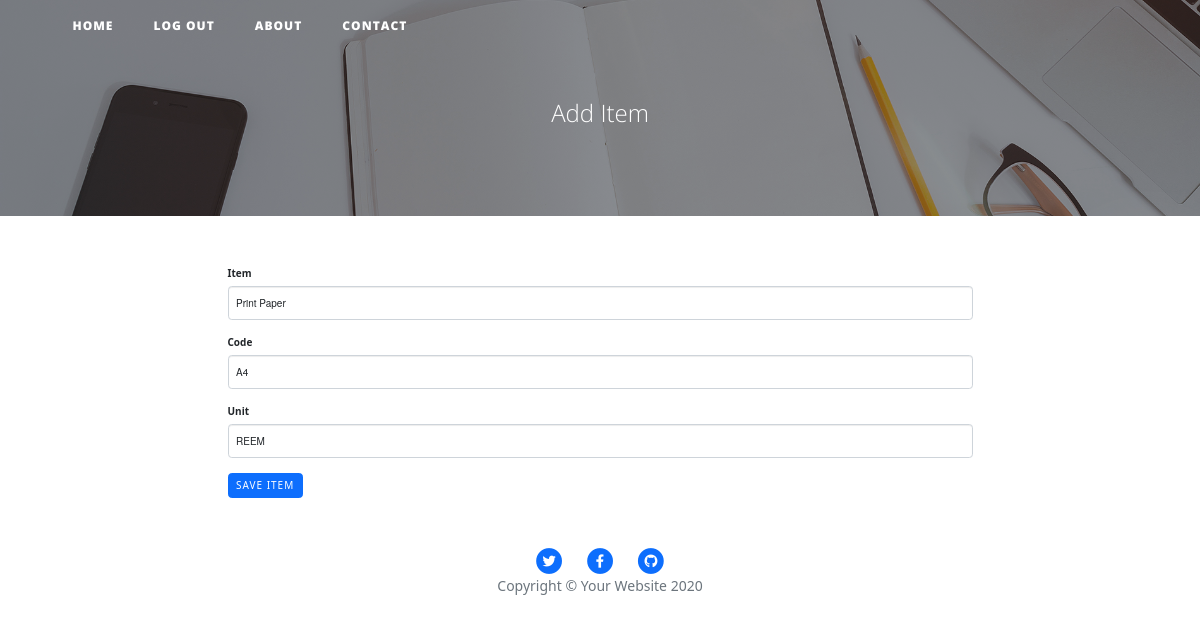
Page /edit-item/1 (signed in) on the earlier database version.
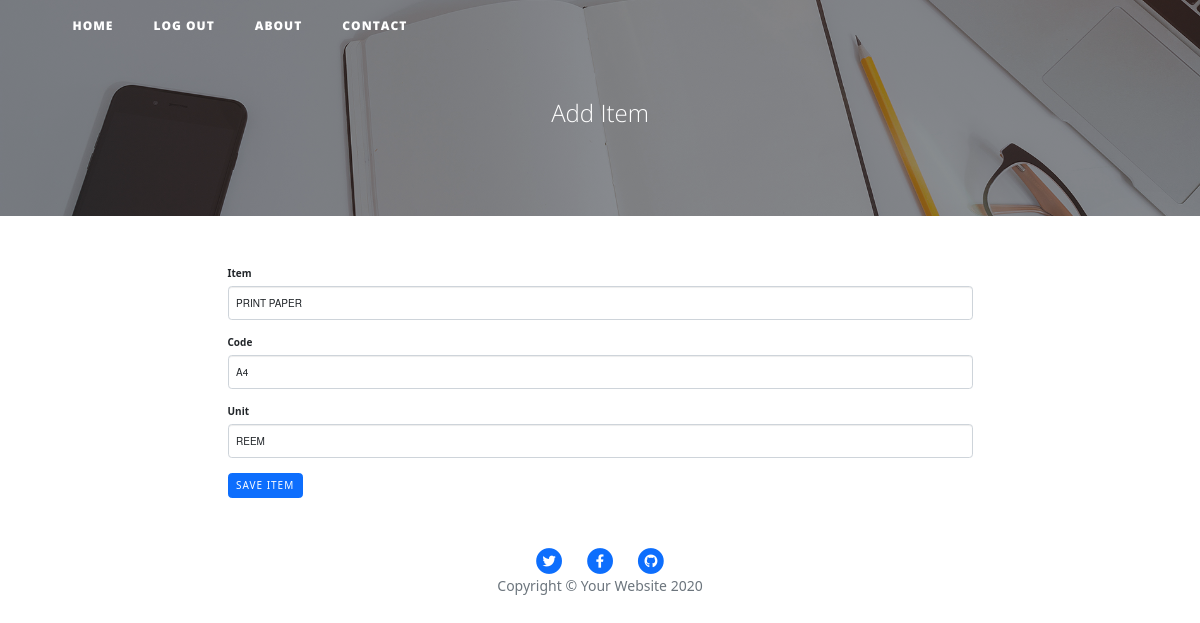
Same page on the later database version.
### main.py (models this page shows)
class Item(db.Model):
    __tablename__ = "items"
    id = db.Column(db.Integer, primary_key=True)
    item_name = db.Column(db.String(250), unique=True, nullable=False)
    item_code = db.Column(db.String(250), nullable=False)
    item_unit = db.Column(db.String(250), nullable=False)

### main.py (the view)
@app.route("/edit-item/<int:item_id>", methods=["GET", "POST"])
@login_required
def edit_item(item_id):
    item = Item.query.get(item_id)
    edit_form = CreateItemForm(
        item_name=item.item_name,
        item_code=item.item_code,
        item_unit=item.item_unit
    )
    if edit_form.validate_on_submit():
        item.item_name = edit_form.item_name.data
        item.item_code = edit_form.item_code.data
        item.item_unit = edit_form.item_unit.data
        db.session.commit()
        return redirect(url_for("view_items"))
    return render_template("new_item.html", form=edit_form, is_edit=True, current_user=current_user)

### forms.py
class CreateItemForm(FlaskForm):
    item_name = StringField("Item", validators=[DataRequired()])
    item_code = StringField("Code", validators=[DataRequired()])
    item_unit = StringField("Unit", validators=[DataRequired()])
    submit = SubmitField("Save Item")

### main.py (called while the page is built)
@login_manager.user_loader
def load_user(user_id):
    return User.query.get(int(user_id))

### templates/new_item.html (shortened to what this page needs)
{% extends 'bootstrap/base.html' %}
{% import "bootstrap/wtf.html" as wtf %}
{% block content %}
{% include "header.html" %}
  <header class="masthead" style="background-image: url('{{ url_for('static', filename='img/edit-bg.jpg')}}')">
    <div class="overlay"></div>
    <div class="container">
      <div class="row">
        <div class="col-lg-8 col-md-10 mx-auto">
          <div class="page-heading">
            <span class="subheading">Add Item</span>
          </div>
        </div>
      </div>
    </div>
  </header>
  <div class="container">
    <div class="row">
      <div class="col-lg-8 col-md-10 mx-auto">
        {{ wtf.quick_form(form, novalidate=True, button_map={"submit": "primary"}) }}
      </div>
    </div>
  </div>
{% include "footer.html" %}
{% endblock %}

Differences in the rows shown:
changed Item "REEM": item_name "Print Paper" → "PRINT PAPER"
